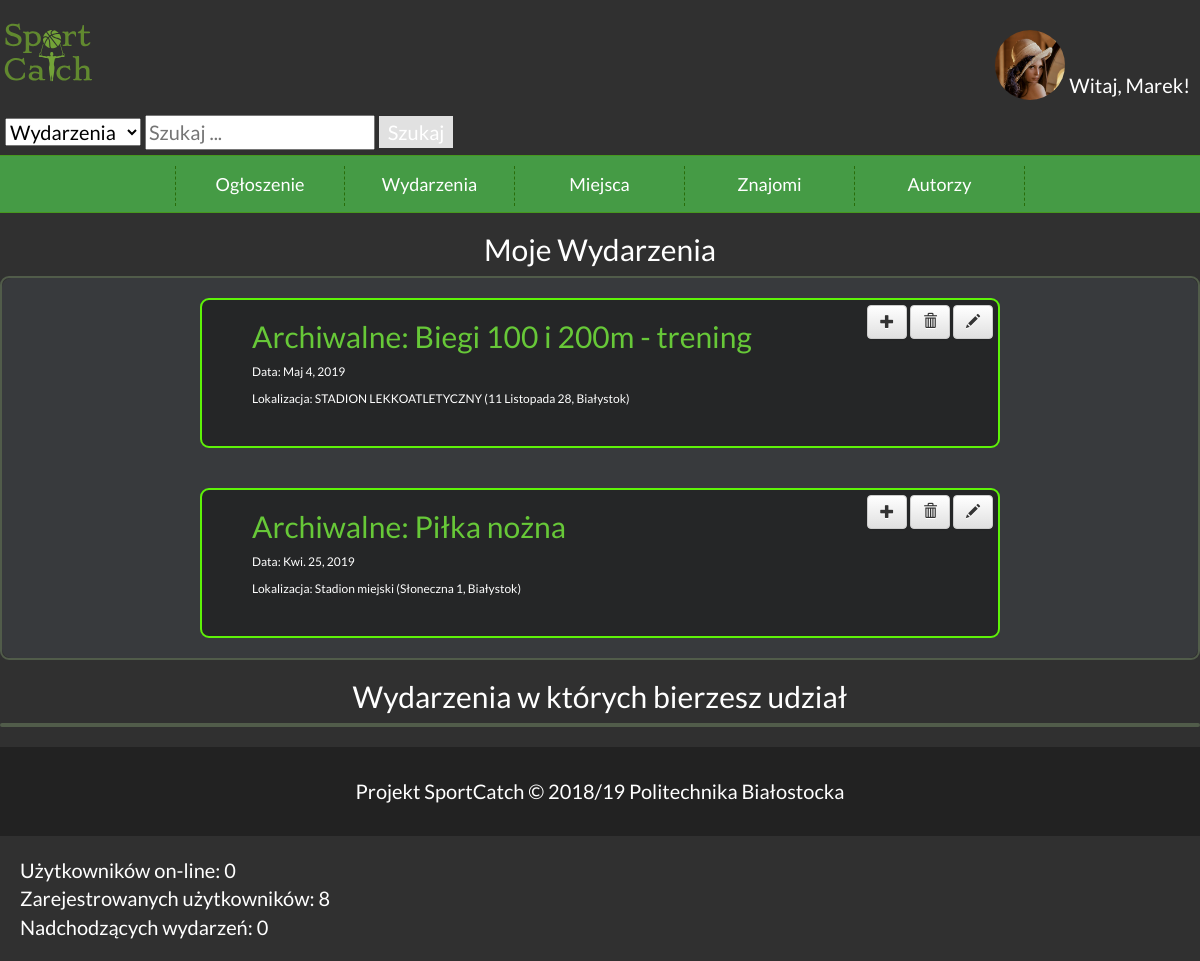
Before: /moje_wydadzene (signed in) with the older database file.
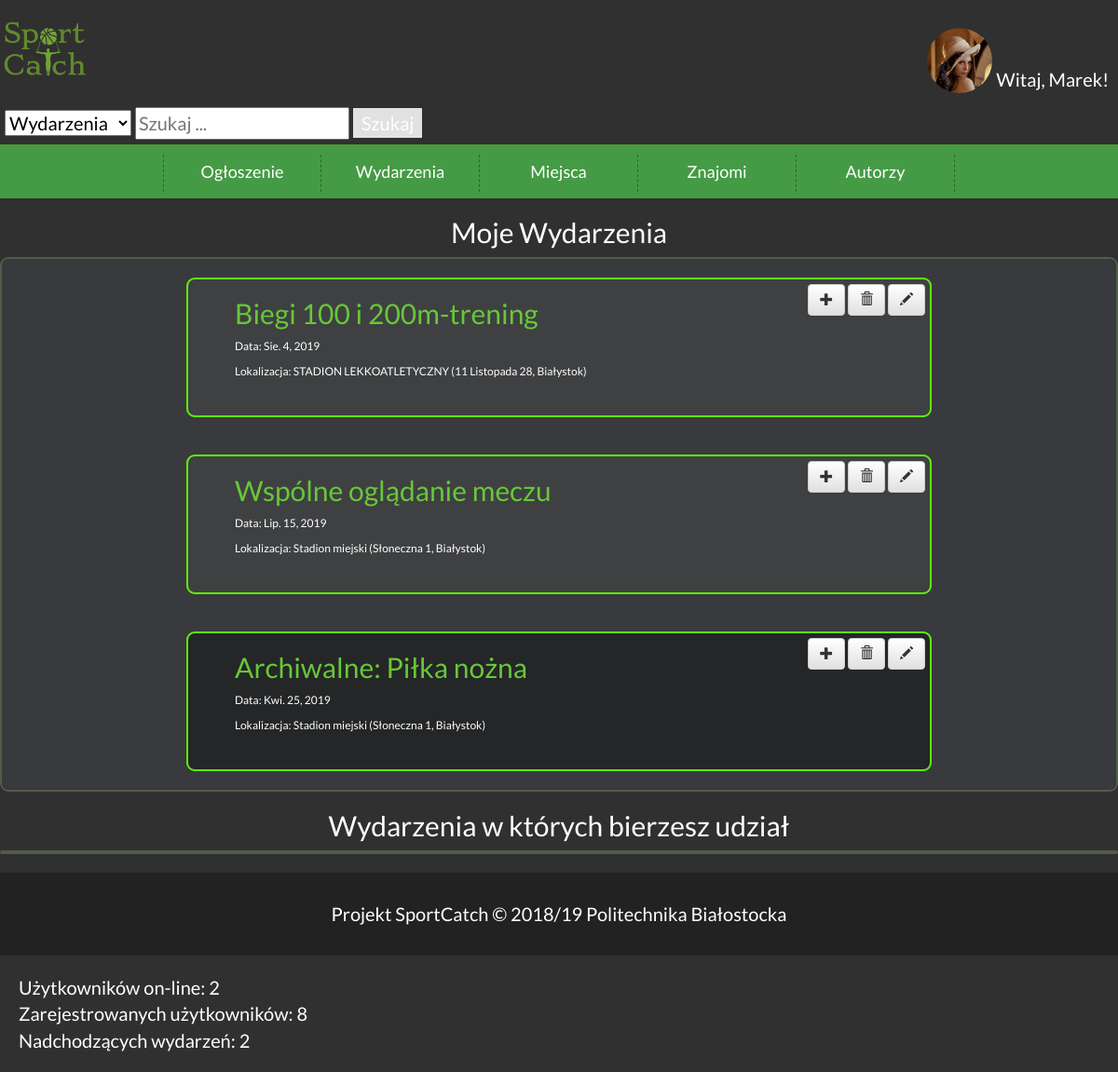
After: the same page with the newer database file.
### account/models.py (models this page shows, shortened)
class Profile(models.Model):
    user = models.OneToOneField(settings.AUTH_USER_MODEL, on_delete=models.CASCADE)
    date_of_birth = models.DateField(blank=True, null=True)
    photo = models.ImageField(upload_to='profile_image', blank=True)
    friends=models.ManyToManyField("self",related_name="friends")
    rate=models.IntegerField(default=0)

### event/models.py (models this page shows, shortened)
class wydarzenie(models.Model):
    miejsce=models.ForeignKey(miejsce,on_delete=models.CASCADE)
    nazwa=models.CharField(max_length=50)
    data_rozpoczecia=models.DateField()
    organizator=models.ForeignKey(User,on_delete=models.CASCADE,related_name='wydarzenia')
    opis=models.TextField()
    uczestnicy=models.ManyToManyField(User,related_name="uczestnicy")
    Srednia_ocen=models.IntegerField( default=0)
    photo = models.ImageField(upload_to="wydarzenia/", blank=True, default='miejsca/Default.jpg')
    liczba_wyswietlen = models.IntegerField( default=0)

class miejsce(models.Model):
    adres=models.CharField(max_length=100)
    miasto=models.CharField(max_length=100, default="Białystok")
    nazwa=models.CharField(max_length=100)
    zaakceptowane=models.BooleanField(default=False)
    Srednia_ocen=models.IntegerField( default=0)
    photo = models.ImageField(upload_to='miejsca/', blank=True, default='miejsca/Default.jpg')
    def __str__(self):
        return "{} ({}, {})".format(self.nazwa, self.adres, self.miasto)
    class Meta:
        verbose_name = 'Miejsce'
        verbose_name_plural = 'Miejsca'

### event/views.py (the view)
# urls.py: path("moje_wydadzene", views.get_self_events, name="moje_wydzarzenia"),
def get_self_events(request):
    user = Profile.objects.all()
    if request.user.is_authenticated:
        try:
            user = Profile.objects.get(user=request.user)
        except Profile.DoesNotExist:
            user = None
        id = request.user
        Wlasne = wydarzenie.objects.filter(organizator=id).order_by('-data_rozpoczecia')
        Udzial = wydarzenie.objects.filter(uczestnicy=id)
        today = datetime.now().date()
        context = {'Wlasne': Wlasne, 'Udzial': Udzial, 'user': user,'userr':id,'today':today}
        return render(request, 'event/moje_wydarzenia.html', context)
    return redirect('login')

### event/context_processors.py (called while the page is built)
def get_all_logged_in_users():
    sessions = Session.objects.filter(expire_date__gte=timezone.now())
    uid_list = []
    for session in sessions:
        data = session.get_decoded()
        uid_list.append(data.get('_auth_user_id', None))
    return User.objects.filter(id__in=uid_list)

def logged_users(request):
    logged = get_all_logged_in_users()
    print("-------------------333333333333-------------------")
    print(logged)
    return {'zalogowani':len(logged),'request':request}

def registers_users(request):
    return {'zarejestrowani':Profile.objects.all().count(),'request':request}

def incoming_events(request):
    all_events = wydarzenie.objects.all()
    today = datetime.now().date()
    incoming = []
    for e in all_events:
        if(e.data_rozpoczecia > today):
            incoming.append(e)
    return{'nadchodzace':len(incoming),'request':request}

### event/templates/event/moje_wydarzenia.html (shortened to what this page needs)
<!DOCTYPE html>
<html lang="en">
{% extends 'Base.html' %}
{% block content %}
<center><h2>Moje Wydarzenia</h2></center>
<div class="wydarzenia">
		<div class="Elementy_wydarzen">
		{% for event in Wlasne %}
			{%if event.data_rozpoczecia < today %}
		<div class="Obramowanie"   style="background-color:#252627;">
			{%else%}
		<div class="Obramowanie">
			{%endif%}
		<div class="Text">
			{%if event.data_rozpoczecia < today %}
			<h2><a href="{%url 'event_detail' pk=event.pk%}">Archiwalne: {{event.nazwa}}</a></h2>
			{%else%}
			<h2><a href="{%url 'event_detail' pk=event.pk%}">{{event.nazwa}}</a></h2>
			{%endif%}
			<p>Data: {{event.data_rozpoczecia}}</p>
			<p>Lokalizacja: {{event.miejsce}}</p>
			</div>
			{% if request.user.is_authenticated%}
			<div class="options">
			<a class="btn btn-default" href="{%url 'new_event'%}"><span class="glyphicon glyphicon-plus"></span></a>
			<a class="btn btn-default" href="{%url 'event_delete' pk=event.pk%}"><span class="glyphicon glyphicon-trash"></span></a>
			<a class="btn btn-default" href="{%url 'edit_event' pk=event.pk%}"><span class="glyphicon glyphicon-pencil"></span></a>
			</div>
			{%endif%}
			</div>
		{%endfor%}
	</div>
	</div>
<center><h2>Wydarzenia w których bierzesz udział</h2></center>
<div class="wydarzenia">
		{% for event in Udzial %}
		{% load filter %}
		{%endfor%}
		</div>
{% endblock %}

### event/templates/Base.html (shortened to what this page needs)
<!DOCTYPE HTML>
<html lang="pl">
<head>
	<link rel="stylesheet" href="https://maxcdn.bootstrapcdn.com/bootstrap/3.3.7/css/bootstrap.min.css">
	<link rel="stylesheet" href="https://maxcdn.bootstrapcdn.com/bootstrap/3.3.7/css/bootstrap-theme.min.css">
	<link href="/static/style.css" rel="stylesheet" type="text/css" />
	<link href="css/fontello.css" rel="stylesheet" type="text/css"/>
</head>
<body>
<div class="header">
			<a  href="{% url 'index' %}"><img height="70" src="/static/images/sportcatch.svg" /></a>
			<div class="header2">
				{% if request.user.is_authenticated %}
				<div class="ZalogowanyUzytkownik">
				{% if user.photo %}
				<div class="dropdown">
 				 <img src="{{user.photo.url}}" onclick="myFunction()" class="dropbtn"/>
				{% endif %}
			</div>
				<span style="vertical-align:bottom;">	Witaj, {{ request.user.username }}!</span>
			</div>
				{% else %}
				<div  class="niezalogowanyUzytkownik">
				<a  href="{% url 'login'%}" class="btn btn-success ">Zaloguj się</a>
				<span >lub</span>
				<a  href="{% url 'register' %}"  class="btn btn-danger ">Zarejestruj się</a>
			</div>
				{% endif %}
			</div>
</div>
<div class="szukaj" >
<form>
    <select id="choice_select" name="wybor" action ="{% url 'index' %}">
        <option value="event">Wydarzenia</option>
    </select>
       <input name="search_phrase" type="text" placeholder="Szukaj ...">
			 	{% if indexsa != None%}
				<button name="submit" type="submit" id="button_submit"  >Szukaj</button>
				{% else %}
				 <a  class= "buttons" href="{% url 'index' %}">Szukaj</a>
				{%endif%}
</form>
</div>
		<div class="nav">
			<ol>
				<li><span >Ogłoszenie</span>
				</li>
				<li><span>Wydarzenia</span>
				</li>
				<li><span>Miejsca</span>
				</li>
				{% if not request.user.username == 'admin' %}
				{% if request.user.is_authenticated%}
				<li><a href="#">Znajomi</a>
				</li>
				{%endif%}
				{%endif%}
				<li><a href="{% url 'authors' %}">Autorzy</a></li>
			</ol>
		</div>
		<div class="content">
			{% block content %}
			{% load emoticons_tags %}
			{% endblock content %}
		</div>
		<div class="footer">Projekt SportCatch &copy; 2018/19 Politechnika Białostocka
		</div>
<div style="margin:20px">
	Użytkowników on-line: {{zalogowani}}
	<br/>
	Zarejestrowanych użytkowników: {{zarejestrowani}}<br/>
	Nadchodzących wydarzeń: {{nadchodzace}}
</div>
</body>
</html>

### event/static/style.css (style rules this page uses)
body { background-color: #303030; color: #ffffff; font-family: 'Lato', sans-serif; font-size: 20px; margin: 0 !important; }
.header { margin-top:20px; display:flex; text-align: justify; justify-content: space-between; vertical-align: bottom; }
.header2 { text-align: center; }
.ZalogowanyUzytkownik { margin: 10px; }
.ZalogowanyUzytkownik img { height:70px; width: auto; }
.header2 img { border-radius: 50px; }
.content { text-align: justify; min-height: 450px; }
.footer { text-align: center; background-color: #222222; padding: 30px; margin-top: 20px; }
.nav { overflow: hidden; width: 100%; padding: 10px 0; background-color: #459b45; text-align: center; border-top: 1px solid #46981F; border-bottom: 1px solid #46981F; }
ol { padding: 0; margin: 0; list-style-type: none; font-size: 18px; height: 30px; line-height: 200%; display: inline-block; }
ol a { color: #ffffff; text-decoration: none; display: block; }
ol > li { float: left; width: 170px; height: 40px; border-right: 1px dashed #296D09; transition: 0.3s; }
ol > li:first-child { border-left: 1px dashed #296D09; }
input, select, textarea { color: black; }
.wydarzenia { text-align: center; }
.Elementy_wydarzen { background-color:#383a3d; height: 70%px; width: 70%px; display: flex; justify-content:center; flex-direction:column; border-radius: 9px; }
.Obramowanie { margin:auto; margin-top:20px; margin-bottom: 20px; background-color: rgba(67, 67, 68, 0.74); height: 150px; width: 800px; border-radius: 9px; border: #5ef308; border-style: solid; border-width: 2px; font-size: 12px; }
.Text a { color:#67C838; }
.Text { float: left; margin-left: 50px; text-align: left; }
.options { margin: 5px; font-size: 15px; float: right; color: #222222; }
.wydarzenia { border-radius: 9px; border: #515c4a; border-style: solid; border-width: 2px; }
.dropdown { position: relative; display: inline-block; }
.szukaj { margin:5px; }
.buttons { width: 65px; height: 85px; padding: 4px; padding-left: 9px; padding-right: 9px; background-color: #e1e1e1; color: white; text-decoration : none; text-align: center; }

Changed rows visible on the page:
changed wydarzenie "STADION LEKKOATLETYCZNY (11 Listopada 28, Białystok)": data_rozpoczecia "Maj 4, 2019" → "Sie. 4, 2019"; nazwa "Biegi 100 i 200m - trening" → "Biegi 100 i 200m-trening"
added wydarzenie: nazwa "Wspólne oglądanie meczu", data_rozpoczecia "Lip. 15, 2019", miejsce "Stadion miejski (Słoneczna 1, Białystok)"
Other visible differences:
{{ zalogowani }}: "0" → "2"
{{ nadchodzace }}: "0" → "2"
